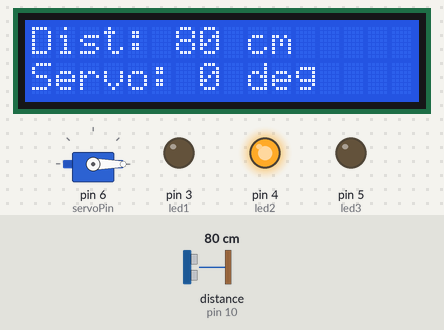
Bench run of a sketch on a simulated Arduino Uno, built with avr-gcc and run on an emulated ATmega328P. Shown: 16×2 character LCD, servo, output pins drawn as LEDs (lit = HIGH). Wiring (inferred from the names in the program): ultrasonic range finder: trigger pin 9; echo pin 10. Dashed ring = blinking. The inputs (shaded band) are chosen by the test bench; at power-on: distance to the obstacle (sensor on pin 10) 80 cm. The echo pulse lasts 58.3 µs per cm; pins used as bus, display or sensor lines are not drawn; what the sketch prints to the serial monitor is not drawn.

Above: at 1.2 s.
1.3 s: distance to the obstacle (sensor on pin 10) set to 28 cm
At 2.6 s:
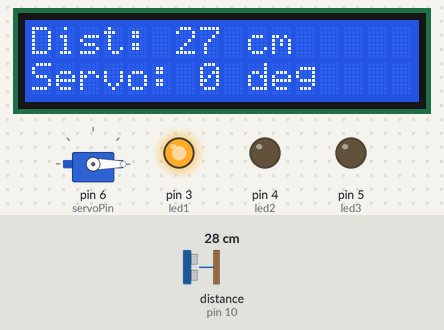
2.9 s: distance to the obstacle (sensor on pin 10) set to 23 cm
At 3.3 s:
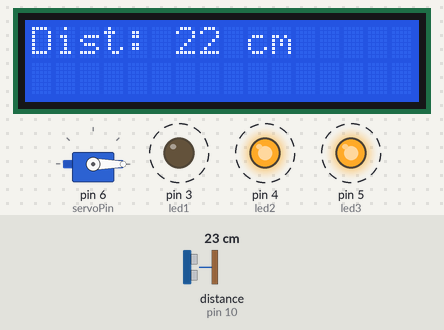
5.6 s: distance to the obstacle (sensor on pin 10) set to 120 cm
At 7.0 s:
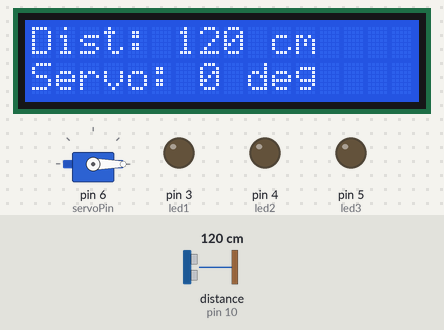
7.5 s: distance to the obstacle (sensor on pin 10) set to 103 cm
At 8.6 s:
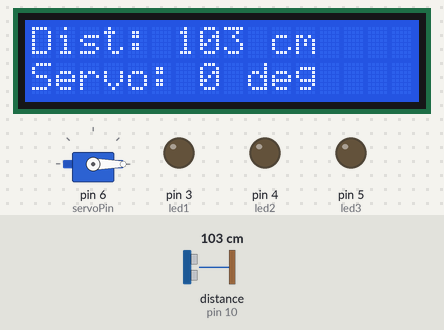
10.5 s: distance to the obstacle (sensor on pin 10) set to 97 cm
At 11.1 s:
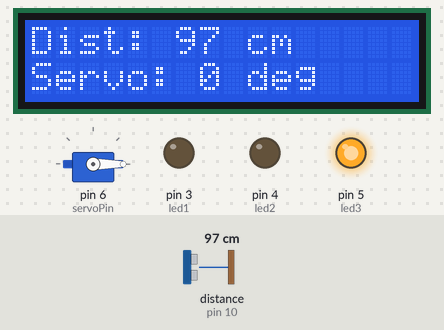
12.1 s: distance to the obstacle (sensor on pin 10) set to 82 cm
At 13.0 s:
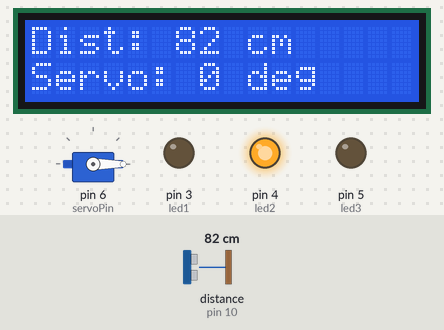
Timing chart, 0 to 15.1 s (numbered marks = the images above; inputs shaded):
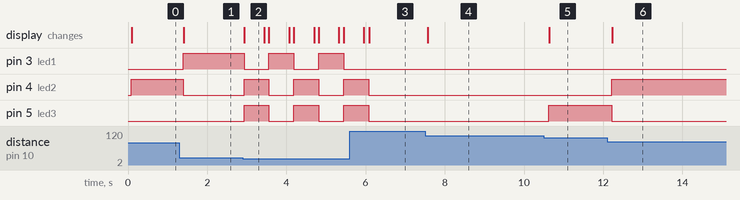

The sketch:

Servo_Ultrasonic_Blink.ino
```cpp
#include <Wire.h>
#include <LiquidCrystal_I2C.h>
#include <Servo.h>

// Initialize LCD and Servo
LiquidCrystal_I2C lcd(0x27, 16, 2);
Servo myServo;

// Pins
const int inputPin = 10;   // signal receiver pin ECHO to D4
const int outputPin = 9;  // signal transmitter pin TRIG to D5
const int servoPin = 6;
const int led1 = 3;
const int led2 = 4;
const int led3 = 5;

// Variables
int distance;
int servoPos = 0;

void setup() {
  lcd.init();
  lcd.backlight();
  Serial.begin(9600);

  pinMode(inputPin, INPUT);
  pinMode(outputPin, OUTPUT);
  pinMode(led1, OUTPUT);
  pinMode(led2, OUTPUT);
  pinMode(led3, OUTPUT);

  myServo.attach(servoPin);
  myServo.write(0); // Initial position
}

void loop() {
  // Measure distance
  digitalWrite(outputPin, LOW);
  delayMicroseconds(2);
  digitalWrite(outputPin, HIGH);  // Pulse for 10μ s to trigger ultrasonic detection
  delayMicroseconds(10);
  digitalWrite(outputPin, LOW);
  distance = pulseIn(inputPin, HIGH);  // Read receiver pulse time
  distance = distance / 58;                // Transform pulse time to distance
  Serial.println(distance);

  // Clear the previous display and print the new distance
  lcd.clear();
  lcd.setCursor(0, 0);
  lcd.print("Dist: ");
  lcd.print(distance);
  lcd.print(" cm");

  // LED Control Based on Distance
  if (distance < 25) { // Object is very close
    // Blink LEDs
    digitalWrite(led1, !digitalRead(led1));
    digitalWrite(led2, !digitalRead(led2));
    digitalWrite(led3, !digitalRead(led3));
    delay(500); // Adjust blink speed
  } else if (distance >= 25 && distance < 45) {
    digitalWrite(led1, HIGH);
    digitalWrite(led2, LOW);
    digitalWrite(led3, LOW);
  } else if (distance >= 45 && distance < 85) {
    digitalWrite(led1, LOW);
    digitalWrite(led2, HIGH);
    digitalWrite(led3, LOW);
  } else if (distance >= 85 && distance < 100) {
    digitalWrite(led1, LOW);
    digitalWrite(led2, LOW);
    digitalWrite(led3, HIGH);
  } else { // Distance is 100 or more
    digitalWrite(led1, LOW);
    digitalWrite(led2, LOW);
    digitalWrite(led3, LOW);
  }

  // Servo Control Based on Distance
  if (distance < 10) { // Object is very close
    if (servoPos < 180) {
      servoPos += 1;
      myServo.write(servoPos);
      delay(15);
    }
  } else { // Object is far
    if (servoPos > 0) {
      servoPos -= 1;
      myServo.write(servoPos);
      delay(15);
    }
  }

  // Print the servo position on the second row of the LCD
  lcd.setCursor(0, 1);
  lcd.print("Servo: ");
  lcd.print(servoPos);
  lcd.print(" deg");

  // Short delay to avoid excessive looping
  delay(100);
}
```

Measured:
- the behaviour switches between 26 and 25 cm on distance to the obstacle (sensor on pin 10) (found by bisection; images 1 and 2)
- the behaviour switches between 100 and 99 cm on distance to the obstacle (sensor on pin 10) (found by bisection; images 4 and 5)
- after the input at 1.3 s, pin 3 (led1): LOW → HIGH after 0.09 s; pin 4 (led2): HIGH → LOW after 0.09 s; the display: changes after 0.10 s (image 1)
- after the input at 2.9 s, pin 3 (led1), pin 4 (led2), pin 5 (led3): alternates HIGH for 0.63 s and LOW for 0.63 s, starting at once; the display: changes at once (image 2)
- after the input at 5.6 s, pin 3 (led1): stays LOW (without the input it goes to HIGH after 0.47 s); pin 4 (led2), pin 5 (led3): goes on until 6.1 s, then stays LOW; the display: first differs from a run without the input after 0.49 s (image 3)
- after the input at 7.5 s, the display: changes after 0.07 s (image 4)
- after the input at 10.5 s, pin 5 (led3): LOW → HIGH after 0.13 s; the display: changes after 0.14 s (image 5)
- after the input at 12.1 s, pin 4 (led2): LOW → HIGH after 0.11 s; pin 5 (led3): HIGH → LOW after 0.11 s; the display: changes after 0.13 s (image 6)
